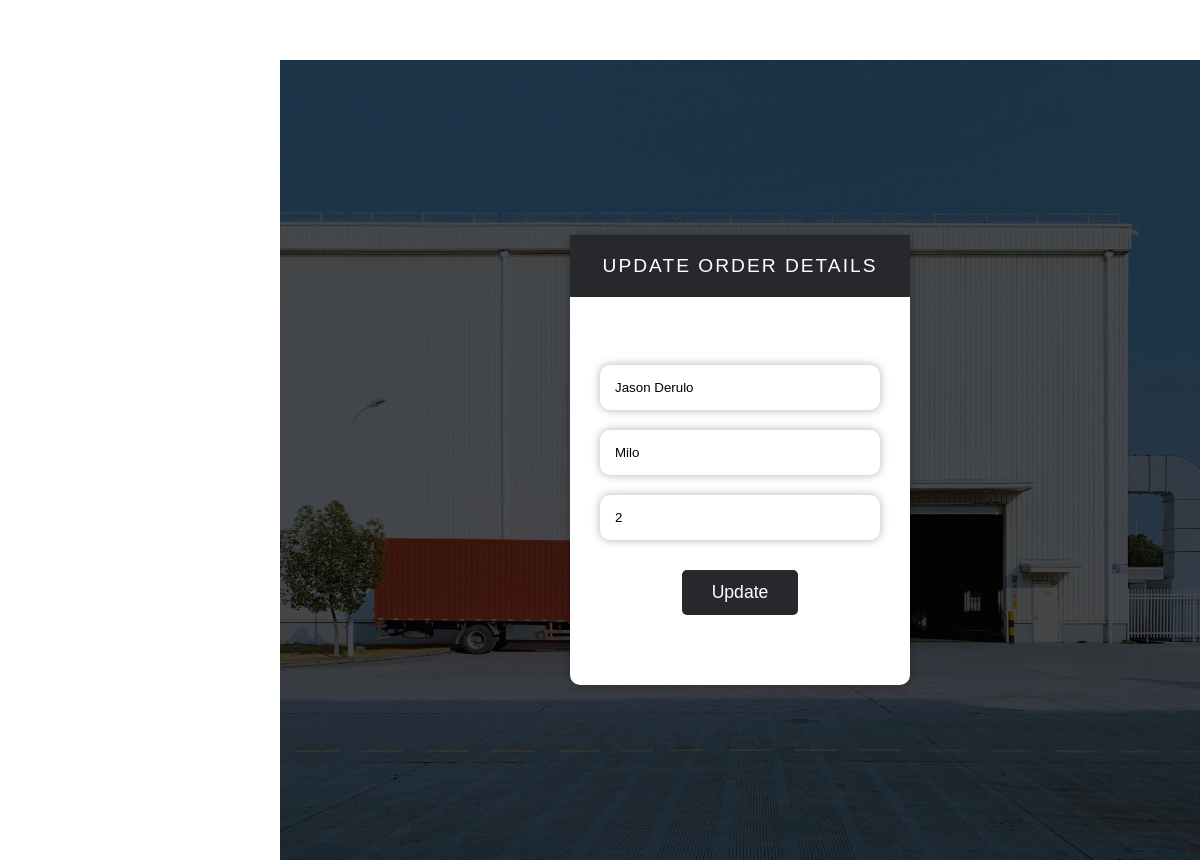
/order/edit.php?GetID=1, run on the app's committed database.
### tables this page shows
CREATE TABLE IF NOT EXISTS `orders` (
  `order_id` int(11) NOT NULL,
  `customer_name` varchar(100) NOT NULL,
  `product_name` varchar(30) NOT NULL,
  `qty_ordered` int(11) NOT NULL,
  `date_ordered` timestamp NULL DEFAULT CURRENT_TIMESTAMP
);

### order/edit.php (the view, shortened to what this page needs)
<?php
    require_once("../include/connection.php");
    $orderId = $_GET['GetID'];
    $query = " SELECT * FROM orders WHERE order_id ='".$orderId."'";
    $result = mysqli_query($con,$query);
    while($row=mysqli_fetch_assoc($result))
    {
        $name = $row['customer_name'];
        $product = $row['product_name'];
        $qty = $row['qty_ordered'];
    }
?>
<!DOCTYPE html>
<html lang="en">
<head>
    <link rel="stylesheet" href="../css/utils.css" />
    <link rel="stylesheet" href="../css/main.css" />
    <link rel="stylesheet" href="../css/index.css" />
    <link rel="stylesheet" href="../assets/fontawesome-free/css/all.css" />
</head>
<body class="bg-light">
<div class="content">
    <div class="formWrapper">
        <form action="./update.php?ID=<?php echo $orderId ?>" method="post" class="formContent">
            <p class="formHeading">Update Order Details</p>
            <div class="inputs">
                <div class="inputWrapper">
                    <input type="text" class="form-control mb-2" placeholder=" Customer " name="name" value="<?php echo $name ?>" required>
                </div>
                <div class="inputWrapper">
                    <input type="text" class="form-control mb-2" placeholder=" Product " name="product" value="<?php echo $product ?>" required>
                </div>
                <div class="inputWrapper">
                    <input type="text" class="form-control mb-2" placeholder=" Quantity " name="quantity" value="<?php echo $qty ?>" required>
                </div>
                <div class="buttonWrapper">
                    <button class="button" name="update">Update</button>
                </div>
            </div>
        </form>
    </div>
</div>
</body>
</html>

### css/utils.css (style rules this page uses)
* { padding: 0; margin: 0; font-family: -apple-system, BlinkMacSystemFont, "Segoe UI", Roboto, Oxygen, Ubuntu, Cantarell, "Open Sans", "Helvetica Neue", sans-serif; }

### css/main.css (style rules this page uses)
* { padding: 0; margin: 0; font-family: -apple-system, BlinkMacSystemFont, "Segoe UI", Roboto, Oxygen, Ubuntu, Cantarell, "Open Sans", "Helvetica Neue", sans-serif; }
.content { padding-top: 60px; padding-left: 280px; }

### css/index.css (style rules this page uses)
* { margin: 0; font-family: Arial, Helvetica, sans-serif; }
.formWrapper { display: grid; place-items: center; min-height: 100vh; background-color: #26282b !important; background-image: url("../images/bg.jpg"); background-position: center; background-size: cover; background-blend-mode: overlay; position: relative; }
.inputWrapper { padding: 10px; }
input { padding: 15px 15px; border: none; border-radius: 10px; box-shadow: 0 0px 10px 0 rgba(0, 0, 0, 0.3); width: 250px; }
.buttonWrapper { padding: 20px; display: grid; place-items: center; }
button { padding: 12px 30px; background-color: #26282b; border: none; border-radius: 5px; color: white; font-size: 1.1rem; }
.formContent { position: relative; border-radius: 4px; padding: 90px 20px 50px 20px; background-color: white; box-shadow: 0 0px 10px 0 rgba(0, 0, 0, 0.3); width: 300px; border-radius: 10px 10px; }
.formHeading { position: absolute; top: 0px; left: 0; padding: 20px 5px; text-align: center; background-color: #26282b; color: white; width: 100%; font-size: 1.2rem; letter-spacing: 2px; box-sizing: border-box; text-transform: uppercase; }
.inputs { padding-top: 30px; }

### data on the page
orders: name "Jason Derulo", product "Milo", quantity "2"
